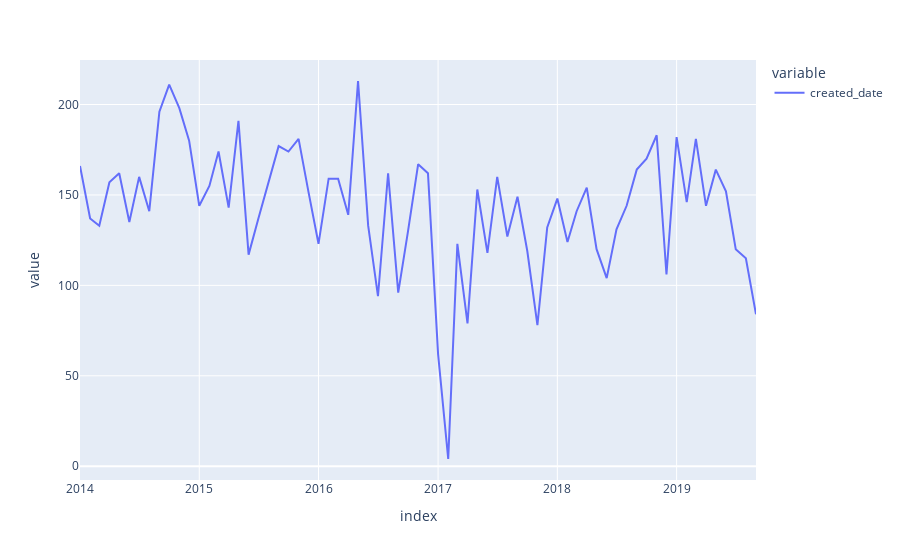

The notebook cell this image was saved under:
### Code cell
cd_df = df['created_date'].to_frame()
cd_df = cd_df['created_date'].dt.to_period('M')
cd_str = cd_df.astype(str)
created_date_dist = cd_str.value_counts()
created_date_dist = created_date_dist.sort_index()
fig = px.line(data_frame=created_date_dist)
fig.show()

### Figure 1 — Plotly figure (JSON) as saved in the notebook; plotly's stock layout.template omitted (floating-point values rounded to 4 significant figures)
{"data": [{"hovertemplate": "variable=created_date<br>index=%{x}<br>value=%{y}<extra></extra>", "legendgroup": "created_date", "line": {"color": "#636efa", "dash": "solid"}, "mode": "lines", "name": "created_date", "orientation": "v", "showlegend": true, "type": "scatter", "x": ["2014-01", "2014-02", "2014-03", "2014-04", "2014-05", "2014-06", "2014-07", "2014-08", "2014-09", "2014-10", "2014-11", "2014-12", "2015-01", "2015-02", "2015-03", "2015-04", "2015-05", "2015-06", "2015-07", "2015-08", "2015-09", "2015-10", "2015-11", "2015-12", "2016-01", "2016-02", "2016-03", "2016-04", "2016-05", "2016-06", "2016-07", "2016-08", "2016-09", "2016-10", "2016-11", "2016-12", "2017-01", "2017-02", "2017-03", "2017-04", "2017-05", "2017-06", "2017-07", "2017-08", "2017-09", "2017-10", "2017-11", "2017-12", "2018-01", "2018-02", "2018-03", "2018-04", "2018-05", "2018-06", "2018-07", "2018-08", "2018-09", "2018-10", "2018-11", "2018-12", "2019-01", "2019-02", "2019-03", "2019-04", "2019-05", "2019-06", "2019-07", "2019-08", "2019-09", "NaT"], "xaxis": "x", "y": [166, 137, 133, 157, 162, 135, 160, 141, 196, 211, 198, 180, 144, 155, 174, 143, 191, 117, 137, 157, 177, 174, 181, 152, 123, 159, 159, 139, 213, 133, 94, 162, 96, 130, 167, 162, 62, 4, 123, 79, 153, 118, 160, 127, 149, 119, 78, 132, 148, 124, 141, 154, 120, 104, 131, 144, 164, 170, 183, 106, 182, 146, 181, 144, 164, 152, 120, 115, 84, 104], "yaxis": "y"}], "layout": {"autosize": true, "legend": {"title": {"text": "variable"}, "tracegroupgap": 0}, "margin": {"t": 60}, "xaxis": {"anchor": "y", "autorange": true, "domain": [0, 1], "range": ["2014-01-01", "2019-09-01"], "title": {"text": "index"}, "type": "date"}, "yaxis": {"anchor": "x", "autorange": true, "domain": [0, 1], "range": [-7.611, 224.6], "title": {"text": "value"}, "type": "linear"}}}
